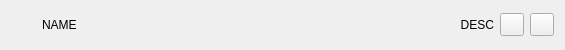
<?xml version="1.0" encoding="UTF-8"?>
<ui version="4.0">
 <class>EventWidget</class>
 <widget class="QWidget" name="EventWidget">
  <property name="geometry">
   <rect>
    <x>0</x>
    <y>0</y>
    <width>565</width>
    <height>50</height>
   </rect>
  </property>
  <layout class="QHBoxLayout" name="horizontalLayout">
   <item>
    <widget class="QLabel" name="Icon">
     <property name="minimumSize">
      <size>
       <width>25</width>
       <height>25</height>
      </size>
     </property>
     <property name="maximumSize">
      <size>
       <width>25</width>
       <height>25</height>
      </size>
     </property>
     <property name="pixmap">
      <pixmap resource="common.qrc">:/icons/icon_event</pixmap>
     </property>
     <property name="scaledContents">
      <bool>true</bool>
     </property>
    </widget>
   </item>
   <item>
    <widget class="QLabel" name="Name">
     <property name="text">
      <string>NAME</string>
     </property>
    </widget>
   </item>
   <item>
    <widget class="QLabel" name="Desc">
     <property name="sizePolicy">
      <sizepolicy hsizetype="Expanding" vsizetype="Preferred">
       <horstretch>0</horstretch>
       <verstretch>0</verstretch>
      </sizepolicy>
     </property>
     <property name="text">
      <string>DESC</string>
     </property>
     <property name="alignment">
      <set>Qt::AlignRight|Qt::AlignTrailing|Qt::AlignVCenter</set>
     </property>
    </widget>
   </item>
   <item>
    <widget class="QToolButton" name="Options">
     <property name="icon">
      <iconset resource="common.qrc">
       <normaloff>:/icons/icon_options</normaloff>:/icons/icon_options</iconset>
     </property>
    </widget>
   </item>
   <item>
    <widget class="QToolButton" name="Delete">
     <property name="icon">
      <iconset theme="list-remove">
       <normaloff>interface</normaloff>interface</iconset>
     </property>
    </widget>
   </item>
  </layout>
 </widget>
 <resources>
  <include location="common.qrc"/>
 </resources>
 <connections/>
</ui>
